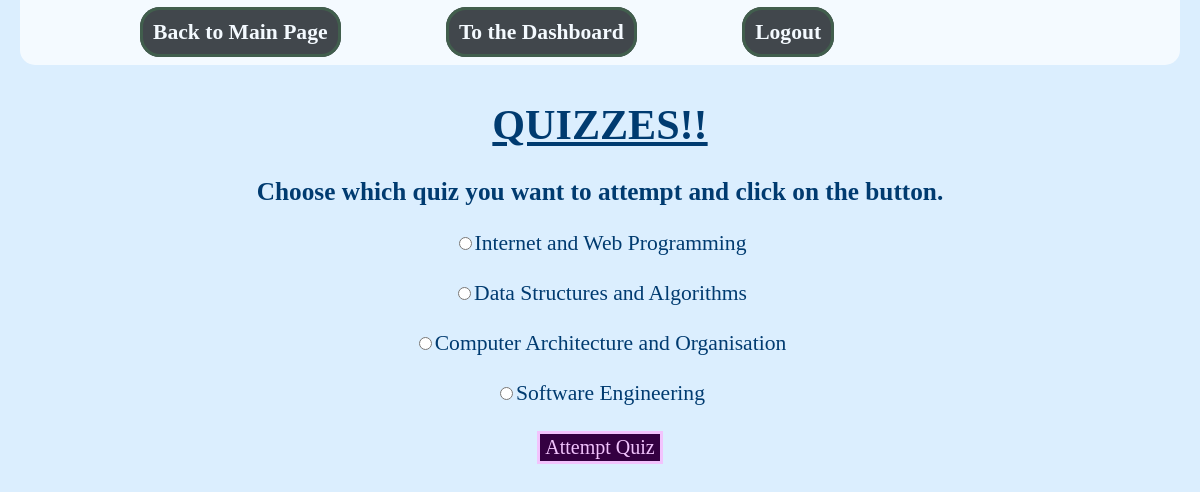
/quiz.php (signed in), run on the app's committed database.
### tables this page shows
CREATE TABLE `topics` (
  `tid` int(11) NOT NULL,
  `title` varchar(50) NOT NULL,
  `title_short` varchar(5) NOT NULL
);

### quiz.php (the view, shortened to what this page needs)
<!DOCTYPE html>
<html lang="en" dir="ltr">
  <head>
	<link rel="stylesheet" href="css/style.css">
  </head>
  <body>
	<header>
		<nav>
			<a href="index.php">Back to Main Page</a>
			<a href="dashboard.php">To the Dashboard</a>
			<a href="logout.php">Logout</a>
		</nav>
	</header>
	<main>
    <h1>QUIZZES!!</h1>
	<h3>Choose which quiz you want to attempt and click on the button.</h3>
	<form method="post" action="quiz.php">
		<?php
			global $con;
			$sql = "SELECT * FROM topics ORDER BY tid";
			$stmt = $con->query($sql);
			while ($dataRows=$stmt->fetch()) {
              $topicId = $dataRows['tid'];
              $title=$dataRows['title'];
		?>
		<input type="radio" name="topicId" value="<?php echo $topicId; ?>"><?php echo $title; ?>
		<br><br>
		<?php }?>
		<button type="submit" name="submit">Attempt Quiz</button>
		<br><br>
	</form>
	</main>
  </body>
</html>

### css/style.css (style rules this page uses)
body { font-family: "ink journal", cursive, "sans-serif"; font-size: 1.35rem; color: #003B70; background-color: #DBEEFE; }
h1 { text-transform: uppercase; text-decoration: underline; font-size: 1.95em; }
a { text-decoration: none; background-color: #DCFDE8; color: #002202; font-weight: bold; border: 3px solid #002202; padding: 1px 5px; }
button { font-family: "ink journal", cursive, "sans-serif"; font-size: 1.25rem; color: #F2C3FD; background-color: #340041; border: 3px solid #F2C3FD; padding: 2px 5px; }
header nav { margin: 0 10px 10px 10px; padding: 20px; border-radius: 0 0 15px 15px; color: #000000; background-color: #FFFFFF; position: fixed; top: 0; right: 10px; left: 10px; z-index: 1000; opacity: 0.7; }
header nav a { color: #FFFFFF; background-color: #000000; padding: 10px; border-radius: 20px; margin-left: 100px; text-decoration: none; }
main { margin-top: 100px; text-align: center; }

### data on the page
topics: title "Internet and Web Programming"
topics: title "Data Structures and Algorithms"
topics: title "Computer Architecture and Organisation"
topics: title "Software Engineering"
